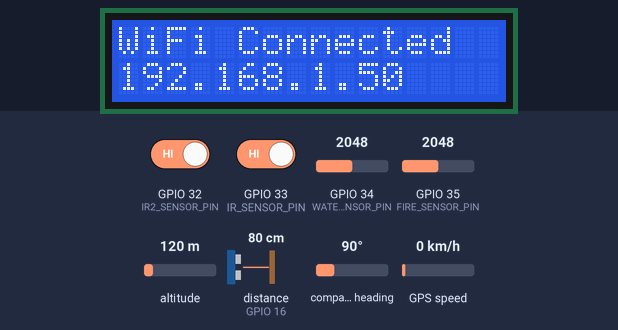
Bench run of a sketch on a simulated ESP32. Shown: 16×2 character LCD. Wiring (inferred from the names in the program): ultrasonic range finder: trigger GPIO 17; echo GPIO 16. Inputs (shaded band) come from the test bench; at power-on: distance to the obstacle (sensor on GPIO 16) 80 cm, GPIO 34 (WATER_SENSOR_PIN) = 2048, GPIO 35 (FIRE_SENSOR_PIN) = 2048, GPIO 32 (IR2_SENSOR_PIN) HIGH, GPIO 33 (IR_SENSOR_PIN) HIGH, altitude 120 m, compass heading 90°, GPS speed 0 km/h. The echo pulse lasts 58.3 µs per cm; WiFi joins after 1.5 s; servers stay silent unless stated; the local clock reads 2024-03-15 10:24:30 at power-on unless the sketch sets it; the GPS gets a fix after 3 s at 37.7749, -122.4194 with 8 satellites; what the sketch prints to the serial monitor is not drawn.

Above: at 3.7 s.
At 6.8 s:
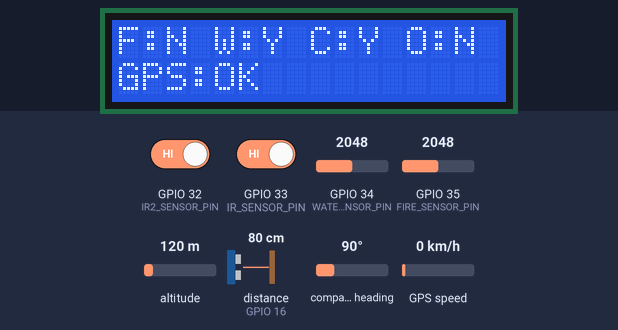
6.9 s: distance to the obstacle (sensor on GPIO 16) set to 22 cm
10.9 s: distance to the obstacle (sensor on GPIO 16) set to 18 cm
At 14.0 s:
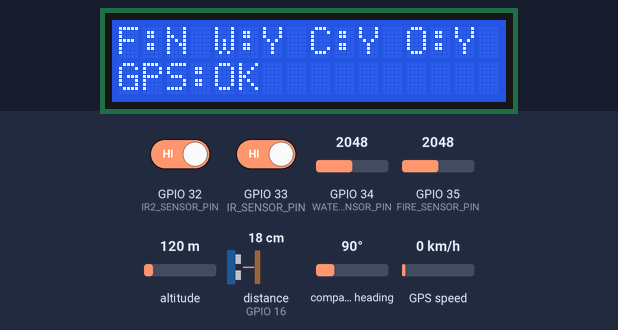
14.3 s: GPIO 34 (WATER_SENSOR_PIN) set to 529
18.1 s: GPIO 34 (WATER_SENSOR_PIN) set to 478
At 21.0 s:
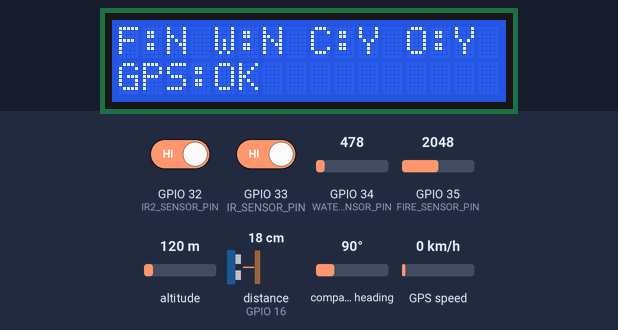
21.4 s: GPIO 35 (FIRE_SENSOR_PIN) set to 429
25.2 s: GPIO 35 (FIRE_SENSOR_PIN) set to 362
At 27.7 s:
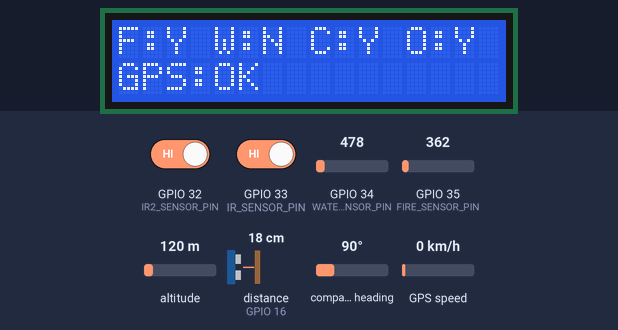
Timing chart, 0 to 29.2 s (numbered marks = the images above; inputs shaded):
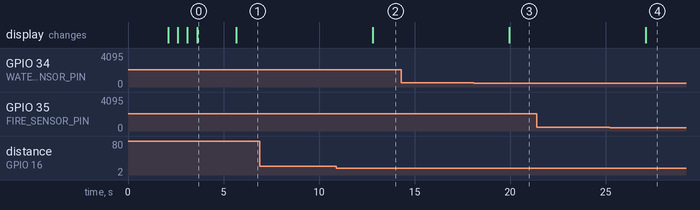

The sketch:

Embedded_Project_Aurdino_code.ino
```cpp
#include <WiFi.h>
#include <Wire.h>
#include <LiquidCrystal_I2C.h>
#include <TinyGPS++.h>
#include <HardwareSerial.h>
#include <Firebase_ESP_Client.h>
#include <time.h>

// Wi-Fi Credentials
#define WIFI_SSID "YOUR_WIFI"
#define WIFI_PASSWORD "PASSWORD"

// Firebase Credentials
#define API_KEY " "
#define DATABASE_URL " "

// Firebase objects
FirebaseData fbdo;
FirebaseAuth auth;
FirebaseConfig config;

// LCD I2C Setup
LiquidCrystal_I2C lcd(0x27, 16, 2);

// GPS
TinyGPSPlus gps;
HardwareSerial gpsSerial(1);  // Use Serial1
#define GPS_RX 4
#define GPS_TX 2

// Sensor Pins
#define FIRE_SENSOR_PIN 35
#define WATER_SENSOR_PIN 34
#define IR_SENSOR_PIN 33   // RIGHT IR sensor
#define IR2_SENSOR_PIN 32  // LEFT IR sensor
#define TRIG_PIN 17
#define ECHO_PIN 16

// Helper variables
unsigned long lastSendTime = 0;
const unsigned long sendInterval = 5000; // 5 seconds

// Connect to WiFi
void connectWiFi() {
  WiFi.begin(WIFI_SSID, WIFI_PASSWORD);
  lcd.clear();
  lcd.setCursor(0, 0);
  lcd.print("Connecting WiFi");
  Serial.print("Connecting to WiFi");

  int retry = 0;
  while (WiFi.status() != WL_CONNECTED && retry < 20) {
    delay(500);
    Serial.print(".");
    lcd.setCursor(retry % 16, 1);
    lcd.print(".");
    retry++;
  }

  if (WiFi.status() == WL_CONNECTED) {
    Serial.println("\nWiFi Connected");
    lcd.clear();
    lcd.setCursor(0, 0);
    lcd.print("WiFi Connected");
    lcd.setCursor(0, 1);
    lcd.print(WiFi.localIP());
    delay(2000);
  } else {
    Serial.println("\nWiFi Failed");
    lcd.clear();
    lcd.print("WiFi Failed");
    delay(2000);
  }
}

// NTP Time Setup
void setupTime() {
  configTime(0, 0, "pool.ntp.org", "time.nist.gov");
  Serial.print("Syncing time...");
  while (time(nullptr) < 100000) {
    delay(100);
    Serial.print(".");
  }
  Serial.println(" Time Synced");
}

// Ultrasonic Distance
float getDistance() {
  digitalWrite(TRIG_PIN, LOW);
  delayMicroseconds(2);
  digitalWrite(TRIG_PIN, HIGH);
  delayMicroseconds(10);
  digitalWrite(TRIG_PIN, LOW);

  long duration = pulseIn(ECHO_PIN, HIGH, 30000); // timeout 30ms
  if (duration == 0) return -1;
  return duration * 0.034 / 2;
}

// Setup
void setup() {
  Serial.begin(115200);
  gpsSerial.begin(9600, SERIAL_8N1, GPS_RX, GPS_TX);
  lcd.init();
  lcd.backlight();
  lcd.setCursor(0, 0);
  lcd.print("RTMS Booting...");
  delay(2000);

  pinMode(FIRE_SENSOR_PIN, INPUT);
  pinMode(WATER_SENSOR_PIN, INPUT);
  pinMode(IR_SENSOR_PIN, INPUT_PULLUP);
  pinMode(IR2_SENSOR_PIN, INPUT_PULLUP);
  pinMode(TRIG_PIN, OUTPUT);
  pinMode(ECHO_PIN, INPUT);

  connectWiFi();
  setupTime();

  // Firebase config
  config.api_key = API_KEY;
  config.database_url = DATABASE_URL;
  config.signer.tokens.legacy_token = API_KEY;
  Firebase.begin(&config, &auth);
  Firebase.reconnectWiFi(true);
}

// Loop
void loop() {
  int fireRaw = analogRead(FIRE_SENSOR_PIN);
  int waterRaw = analogRead(WATER_SENSOR_PIN);

  bool irRightReading = digitalRead(IR_SENSOR_PIN);  // RIGHT sensor
  bool irLeftReading = digitalRead(IR2_SENSOR_PIN);  // LEFT sensor

  bool crackRightDetected = irRightReading;
  bool crackLeftDetected = irLeftReading;

  float distance = getDistance();
  bool fireDetected = fireRaw < 400;
  bool waterDetected = waterRaw > 500;
  bool crackDetected = crackLeftDetected || crackRightDetected;
  bool objectDetected = (distance > 0 && distance < 20);

  // GPS Handling
  while (gpsSerial.available()) {
    gps.encode(gpsSerial.read());
  }

  double lat = gps.location.isValid() ? gps.location.lat() : 0.0;
  double lng = gps.location.isValid() ? gps.location.lng() : 0.0;

  // LCD Display
  lcd.clear();
  lcd.setCursor(0, 0);
  lcd.print("F:"); lcd.print(fireDetected ? "Y" : "N");
  lcd.setCursor(4, 0);
  lcd.print("W:"); lcd.print(waterDetected ? "Y" : "N");
  lcd.setCursor(8, 0);
  lcd.print("C:"); lcd.print(crackDetected ? "Y" : "N");
  lcd.setCursor(12, 0);
  lcd.print("O:"); lcd.print(objectDetected ? "Y" : "N");
  lcd.setCursor(0, 1);
  lcd.print("GPS:"); lcd.print(gps.location.isValid() ? "OK" : "No");

  if (millis() - lastSendTime > sendInterval) {
    lastSendTime = millis();

    // Update /alerts
    Firebase.RTDB.setBool(&fbdo, "/alerts/fire", fireDetected);
    Firebase.RTDB.setBool(&fbdo, "/alerts/water", waterDetected);
    Firebase.RTDB.setBool(&fbdo, "/alerts/obstacle", objectDetected);
    Firebase.RTDB.setBool(&fbdo, "/alerts/crack", crackDetected);
    Firebase.RTDB.setDouble(&fbdo, "/alerts/gps/lat", lat);
    Firebase.RTDB.setDouble(&fbdo, "/alerts/gps/lng", lng);

    // Update /anomalies
    if (fireDetected || waterDetected || crackDetected || objectDetected) {
      String type = fireDetected ? "fire" :
                    waterDetected ? "water" :
                    crackDetected ? "crack" :
                    objectDetected ? "obstacle" : "unknown";

      String severity = fireDetected ? "High" :
                        waterDetected ? "Medium" :
                        crackDetected ? "Medium" :
                        objectDetected ? "Low" : "Unknown";

      FirebaseJson anomaly;
      anomaly.set("lat", lat);
      anomaly.set("lng", lng);
      anomaly.set("resolved", false);
      anomaly.set("severity", severity);
      anomaly.set("type", type);
      anomaly.set("timestamp_ms", millis());

      // ISO timestamp
      char isoTime[30];
      time_t now = time(nullptr);
      strftime(isoTime, sizeof(isoTime), "%FT%TZ", gmtime(&now));
      anomaly.set("timestamp", isoTime);

      String path = "/anomalies/" + String(millis());
      Firebase.RTDB.setJSON(&fbdo, path.c_str(), &anomaly);
    }

    // Serial Logging
    Serial.println("Firebase Updated:");
    Serial.print("Fire: "); Serial.println(fireDetected);
    Serial.print("Water: "); Serial.println(waterDetected);
    Serial.print("Crack: "); Serial.print(crackDetected ? "YES" : "NO");
    if (crackDetected) {
      Serial.print(" (Left: "); Serial.print(crackLeftDetected ? "Y" : "N");
      Serial.print(", Right: "); Serial.print(crackRightDetected ? "Y" : "N");
      Serial.print(")");
    }
    Serial.println();
    Serial.print("Object: "); Serial.println(objectDetected);
    Serial.print("GPS: "); Serial.print(lat, 6); Serial.print(", ");
    Serial.println(lng, 6);
    Serial.println();
  }

  delay(3000);
}
```

Measured:
- the behaviour switches between 21 and 20 cm on distance to the obstacle (sensor on GPIO 16) (found by bisection; images 1 and 2)
- the behaviour switches between 501 and 500 on GPIO 34 (WATER_SENSOR_PIN) (found by bisection; images 2 and 3)
- the behaviour switches between 400 and 399 on GPIO 35 (FIRE_SENSOR_PIN) (found by bisection; images 3 and 4)
- after the input at 6.9 s, every drawn part: stays the same
- after the input at 10.9 s, the display: changes after 1.9 s (image 2)
- after the input at 14.3 s, every drawn part: stays the same
- after the input at 18.1 s, the display: changes after 1.8 s (image 3)
- after the input at 21.4 s, every drawn part: stays the same
- after the input at 25.2 s, the display: changes after 1.9 s (image 4)
- what the display in image 0 shows lasts 2.1 s, from 3.6 s to 5.7 s
